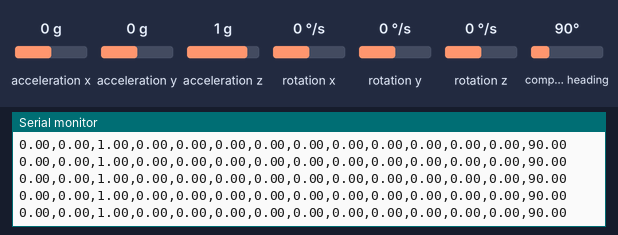
Recording of a sketch running on a simulated Arduino Uno, built with avr-gcc and run on an emulated ATmega328P. Shown: the last lines printed to the serial monitor. The inputs (shaded band) are chosen by the test bench; at power-on: acceleration x 0 g, acceleration y 0 g, acceleration z 1 g, rotation x 0 °/s, rotation y 0 °/s, rotation z 0 °/s, compass heading 90°.

Above: at 2.2 s.
2.3 s: acceleration x set to -1.4 g
At 2.46 s:
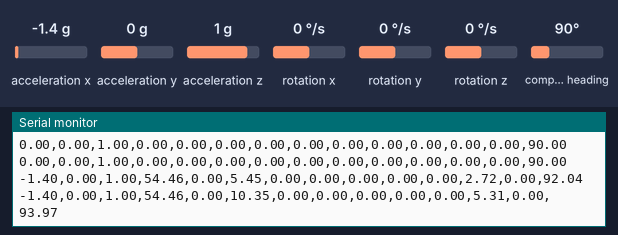
3.8 s: acceleration y set to -1.4 g
At 3.8 s:
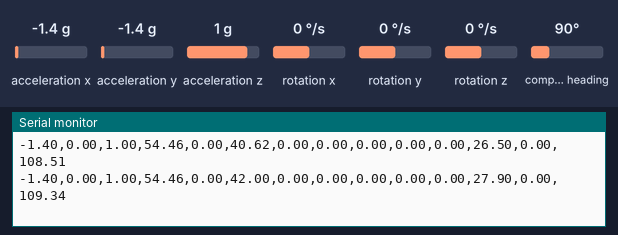
5.3 s: acceleration z set to -1.4 g
At 5.36 s:
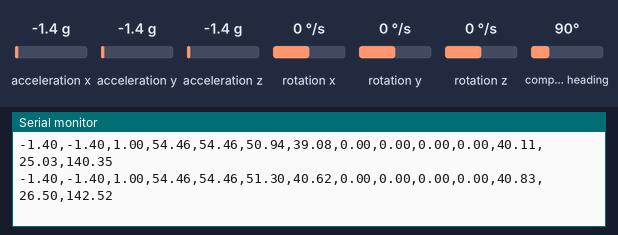
6.8 s: rotation x set to -192 °/s
At 6.82 s:
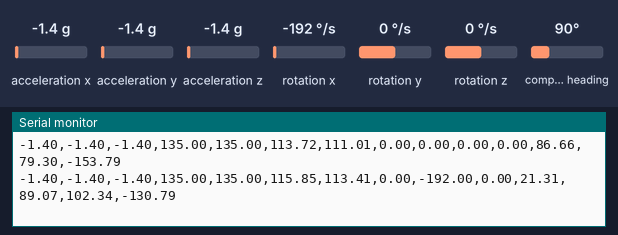
8.3 s: rotation y set to -192 °/s
At 8.39 s:
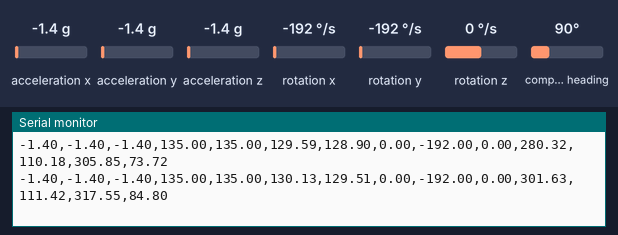
Timing chart, 0 to 10.8 s (numbered marks = the images above; inputs shaded):
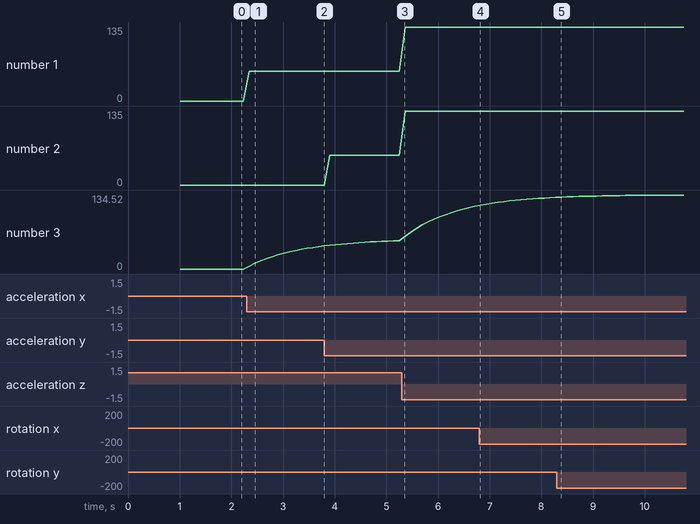

Measured:
- after the input at 2.3 s, the serial monitor: prints a new line at once (image 1)
- after the input at 6.8 s, the serial monitor: prints a new line at once (image 4)
- plotted number 1: 0 → 54.46 after the input at 2.3 s, 54.46 → 135 after the input at 5.3 s
- plotted number 2: 54.46 → 135 after the input at 5.3 s
- plotted number 3: 0 → 42 after the input at 2.3 s, 51.3 → 113.72 after the input at 5.3 s

The sketch:

IMU_data_acquisition_orientation_all_axis.ino
```cpp
/* This code reads [ACCELEROMETER] and [GYROSCOPE] data from the BNO055 IMU Sensor
 * with a Complementary Filter for the output signal
*/

// Libraries
#include <Wire.h> // This library allows to communicate with I2C / TWI devices.
#include <Adafruit_Sensor.h> // Library with drivers that are based on the Adafruit Unified Sensor Driver
#include <Adafruit_BNO055.h> // This is a library for the BNO055 orientation sensor
#include <utility/imumaths.h> // Inertial Measurement Unit Maths Library (it includes matrix.h, quaternions.h and vector.h)
#include <math.h> // Math functions

// Global parameters and objects
#define BNO055_SAMPLERATE_DELAY_MS (100) // Define how fast the sensor sample rate (sample every 100 ms)

Adafruit_BNO055 IMU = Adafruit_BNO055(); // Create IMU object and set what the object is

const float pi = 3.1415926535; // Number Pi

//Variables
float theta, phi;
float theta_meas, phi_meas;
float theta_filt_old = 0, phi_filt_old = 0;
float theta_filt_new, phi_filt_new;

float theta_gyro = 0, phi_gyro = 0;
float Dt; // Change in time
unsigned long millisOld; // Marker of t[n-1]

float x_magn, y_magn; // X and Y coordinates of the IMU's magnetometer
float psi; // Yaw angle
float theta_rad, phi_rad;

void setup() {
  // Set the baud rate speed. This is how fast the data is to be sent through the USB connection
  Serial.begin(115200);

  // Start the IMU sensor
  IMU.begin();

  // Wait 1000 ms to ensure the sensor starts correctly
  delay(1000);

  // Change the time clock on the chip to the time clock on board of the IMU
  IMU.setExtCrystalUse(true);

  // Start millis counter
  millisOld = millis();
}

void loop() {

  // Work with the imu sensor from Adafruit library
  // Go to BNO055's 'imu' and bring back a vector of 3 components into 'acc' (accelerometer) for the specific object IMU
  imu::Vector<3> acc = IMU.getVector(Adafruit_BNO055::VECTOR_ACCELEROMETER);
  // Go to BNO055's 'imu' and bring back a vector of 3 components into 'gyro' (gyroscope) for the specific object IMU
  imu::Vector<3> gyro = IMU.getVector(Adafruit_BNO055::VECTOR_GYROSCOPE);
  // Go to BNO055's 'imu' and bring back a vector of 3 components into 'magn' (magnetometer ) for the specific object IMU
  imu::Vector<3> magn = IMU.getVector(Adafruit_BNO055::VECTOR_MAGNETOMETER);

  // Parameters
  // Tilt approximation and normalize it to '1g' and convert into degrees
  theta_meas = - atan2(acc.x()/9.81,acc.z()/9.81)/(2*pi)*360;
  phi_meas = - atan2(acc.y()/9.81,acc.z()/9.81)/(2*pi)*360;

  theta_filt_new = theta_filt_old*0.9 + theta_meas*0.1;
  phi_filt_new = phi_filt_old*0.9 + phi_meas*0.1;

  // Change in time (seconds)
  Dt = (millis()-millisOld)/1000.;
  millisOld = millis();

  // Complementary filter
  theta = (theta + gyro.y()*Dt)*0.95 + theta_meas*0.05;
  phi = (phi - gyro.x()*Dt)*0.95 + phi_meas*0.05; // Minus sign is for the particular IMU orientation

  theta_gyro = theta_gyro + gyro.y()*Dt;
  phi_gyro = phi_gyro - gyro.x()*Dt; // Negative sign due to body axis

  // Yaw angle
  phi_rad = phi*2*pi/360;
  theta_rad = theta*2*pi/360;
  // Project vectors into X-Y plane
  x_magn = magn.x()*cos(theta_rad) - magn.y()*sin(phi_rad)*sin(theta_rad) + magn.z()*cos(phi_rad)*sin(theta_rad);
  y_magn = magn.y()*cos(phi_rad) + magn.z()*sin(phi_rad);
  psi = atan2(y_magn,x_magn)/(2*pi)*360;

  // Print Acceleration data
  Serial.print(acc.x()/9.81);
  Serial.print(",");
  Serial.print(acc.y()/9.81);
  Serial.print(",");
  Serial.print(acc.z()/9.81);
  Serial.print(",");
  // Raw data
  Serial.print(theta_meas);
  Serial.print(",");
  Serial.print(phi_meas);
  Serial.print(",");
  // Filtered data
  Serial.print(theta_filt_new);
  Serial.print(",");
  Serial.print(phi_filt_new);

  // Gryoscope data
  Serial.print(",");
  Serial.print(gyro.y()); // Pitch Rotational velocity
  Serial.print(",");
  Serial.print(gyro.x()); // Roll Rotational velocity

  Serial.print(",");
  Serial.print(theta_gyro); // Pitch
  Serial.print(",");
  Serial.print(phi_gyro); // Roll

  // Complementary filter data
  Serial.print(",");
  Serial.print(theta); // Pitch
  Serial.print(",");
  Serial.print(phi); // Roll

  // Complementary filter data
  Serial.print(",");
  Serial.println(psi); // Psi


  // Next iteration
  theta_filt_old = theta_filt_new;
  phi_filt_old = phi_filt_new;

  // Wait the specified delay before requesting next data
  delay(BNO055_SAMPLERATE_DELAY_MS);

}
```
